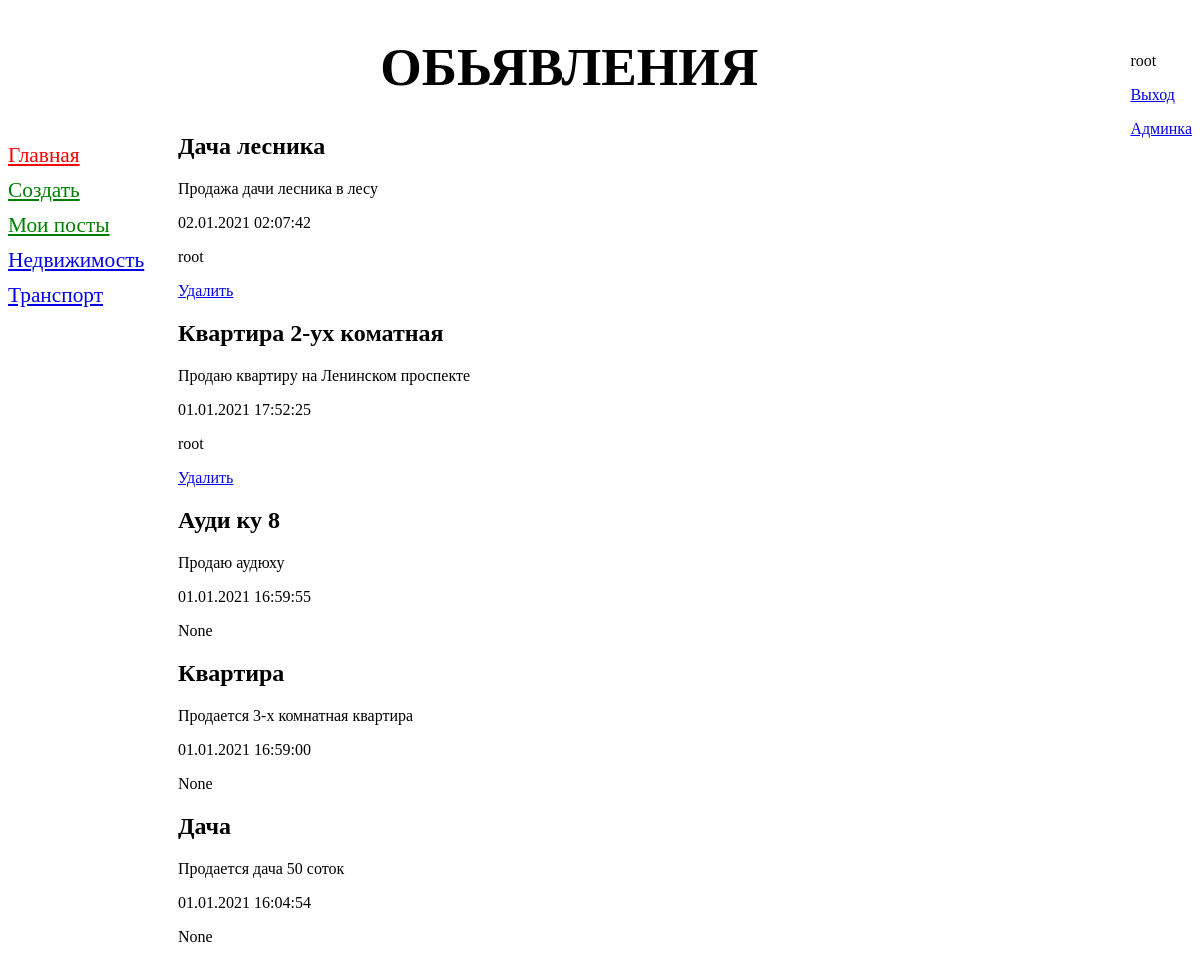
The app's page /bboard/ (signed in) with its own data.
### bboard/models.py (models this page shows, shortened)
class Rubric(models.Model):
    name = models.CharField(max_length=20, db_index=True, verbose_name="Название")
    class Meta:
        verbose_name = "Рубрика"
        verbose_name_plural = "Рубрики"
        ordering = ['name']

class Bb(models.Model):
    title = models.CharField(max_length=50, verbose_name="Товар")
    content = models.TextField(null=True, blank=True, verbose_name="Описание")
    rubric = models.ForeignKey('Rubric', null=True, on_delete=models.PROTECT, verbose_name="Рубрика")
    price = models.FloatField(null=True, blank=True, verbose_name="Цена")
    published = models.DateTimeField(auto_now_add=True, db_index=True, verbose_name="Опубликовано")
    user = models.ForeignKey(User, on_delete=models.CASCADE, null=True, default=User, verbose_name="Пользователь")
    class Meta:
        verbose_name = "Обьявление"
        verbose_name_plural = "Обьявления"
        ordering = ['-published']

### bboard/views.py (the view)
# urls.py: path('', index, name='index')
def index(request):
    bbs = Bb.objects.all()
    rubrics = Rubric.objects.all()
    return render(request, 'bboard/index.html', {'bbs': bbs, 'rubrics': rubrics})

### templates/bboard/index.html (shortened to what this page needs)
{% extends 'base.html' %}
{% block content %}
{% for bb in bbs %}
    <div>
        <h2>{{ bb.title }}</h2>
        <p> {{ bb.content }}</p>
        <p> {{ bb.published|date:"d.m.Y H:i:s"}}</p>
        <p>{{ bb.user }}</p>
        {% if user.is_authenticated %}
            {% if user == bb.user %}
                <p><a href="{% url 'delete' bb.pk %}">Удалить</a></p>
            {% endif %}
        {% endif %}
    </div>
{% endfor %}
{% endblock %}

### templates/base.html (shortened to what this page needs)
<!DOCTYPE html>
{% load static %}
<html lang="ru">
<head>
    <link href="{% static 'css/style.css' %}" rel="stylesheet">
</head>
<body>
<div style="float: right">
    <p>{{ user.username }}</p>
    {% if user.is_authenticated %}
        <p><a href="{% url 'logout' %}">Выход</a></p>
        <p><a href="/admin">Админка</a> </p>
    {% else %}
        <p>You are not logged in.</p>
        <a href="{% url 'login' %}">Вход</a>
        <a href="{% url 'signup' %}">Регистрация</a>
    {% endif %}
</div>
<header>
    <h1>Обьявления</h1>
    <nav>
        <a href="{%  url 'index' %}" style="color: red">Главная</a>
        {% if user.is_authenticated %}
            <a href="{%  url 'add' %}" style="color: green">Создать</a>
            <a href="{%  url 'my_posts' %}" style="color: green">Мои посты</a>
        {% endif %}
        {% for rubric in rubrics %}
            <a href="{% url 'by_rubric' rubric.pk %}">{{ rubric.name }}</a>
        {% endfor %}
    </nav>
<section>
            {% block content %}
            {% endblock %}
        </section>
</header>
</body>
</html>

### static/css/style.css (style rules this page uses)
header h1 { font-size: 40pt; text-transform: uppercase; text-align: center; }
nav { font-size: 16pt; width: 150px; float: left; }
nav a { display: block; margin: 10px 0px; }
section { margin-left: 170px; }

### records on screen
Rubric: name "Недвижимость"
Rubric: name "Транспорт"
Bb: title "Дача лесника", content "Продажа дачи лесника в лесу", published "02.01.2021 02:07:42", user "root", shows "Удалить"
Bb: title "Квартира 2-ух коматная", content "Продаю квартиру на Ленинском проспекте", published "01.01.2021 17:52:25", user "root", shows "Удалить"
Bb: title "Ауди ку 8", content "Продаю аудюху", published "01.01.2021 16:59:55", user "None"
Bb: title "Квартира", content "Продается 3-х комнатная квартира", published "01.01.2021 16:59:00", user "None"
Bb: title "Дача", content "Продается дача 50 соток", published "01.01.2021 16:04:54", user "None"

### other values on screen
{{ user.username }} "root"
